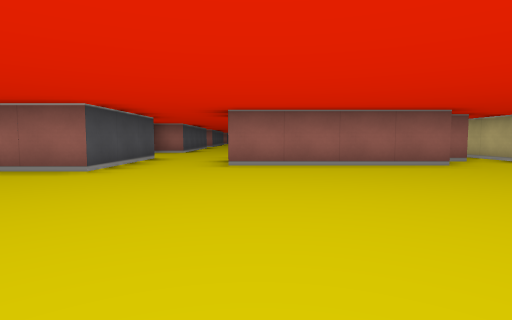
[1] (above)

24 first-person views from a walk through a cub3D ray-caster map. The camera is about half as high as the walls, tilts 4° down and sees 80° across. The floor is counted in squares. Each view is taken from the middle of a square. On the plan, view 1 faces up. The plan holds only what a view shows up to about 9 squares ahead; the rest is blank.

[2]
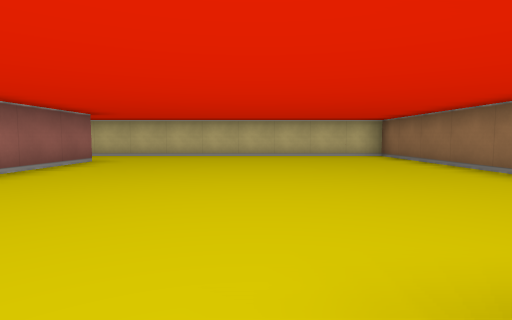

[3]
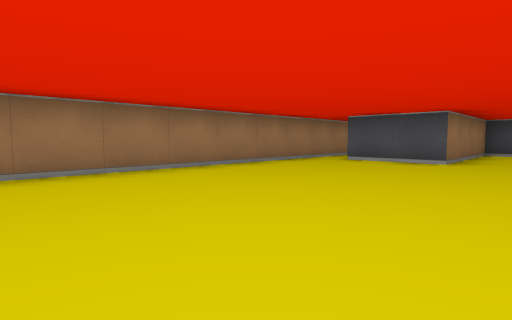

[4]
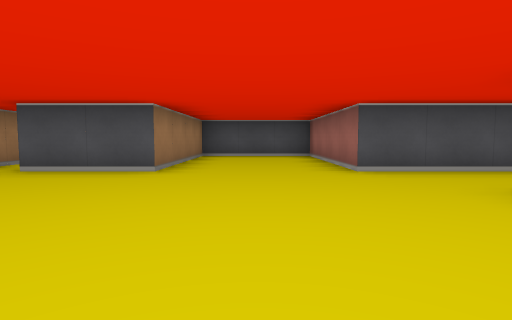

[5]
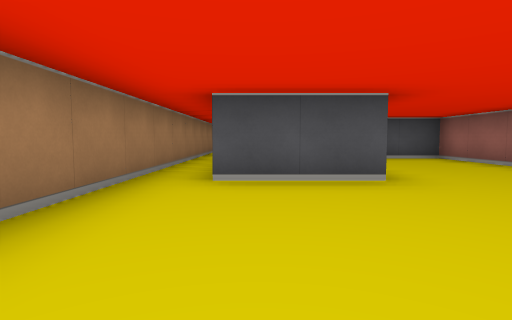

[6]
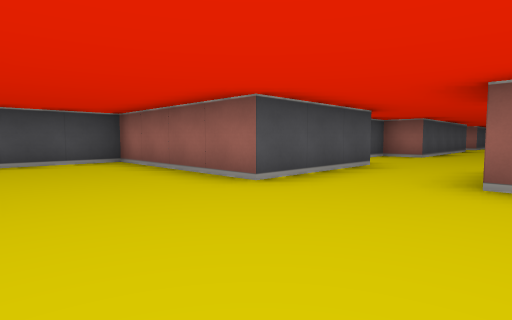

[7]
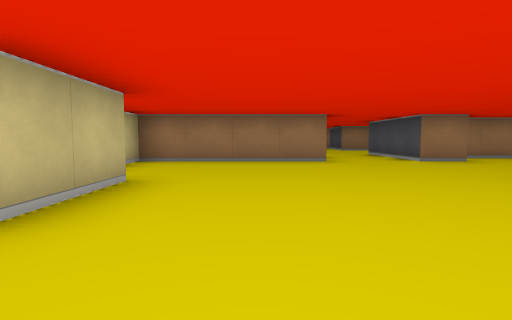

[8]
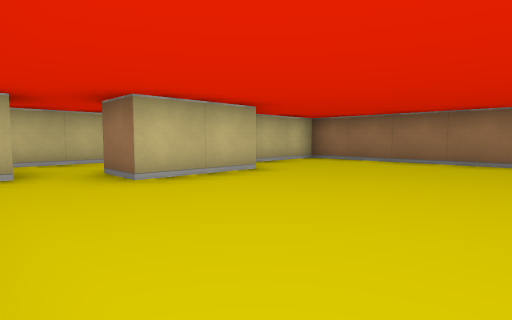

[9]
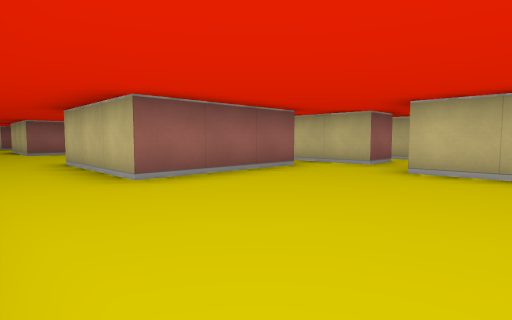

[10]
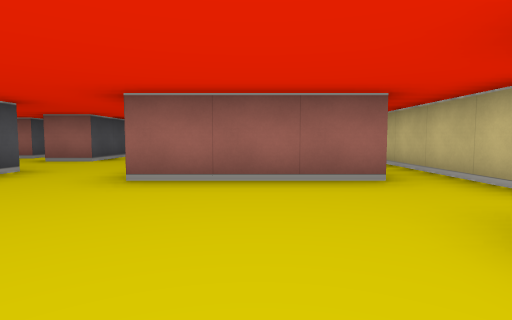

[11]
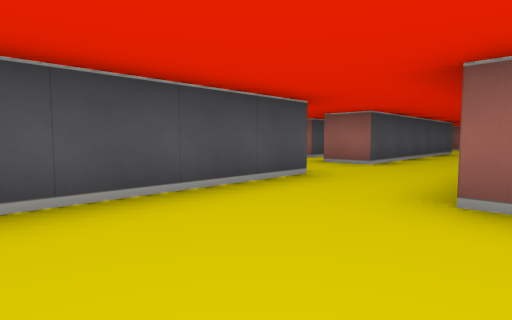

[12]
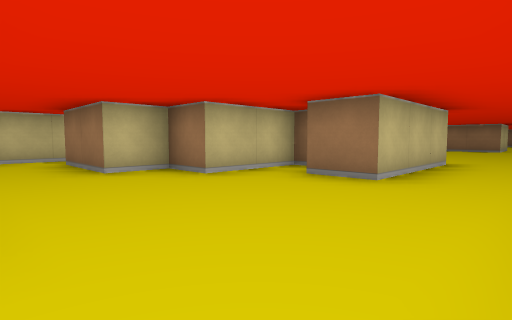

[13]
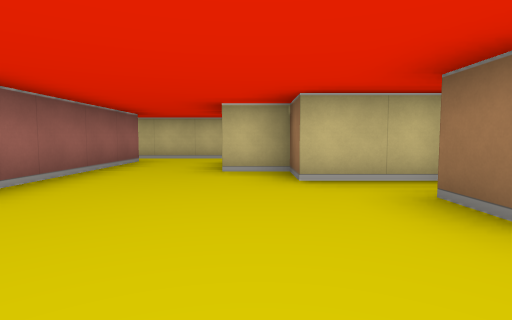

[14]
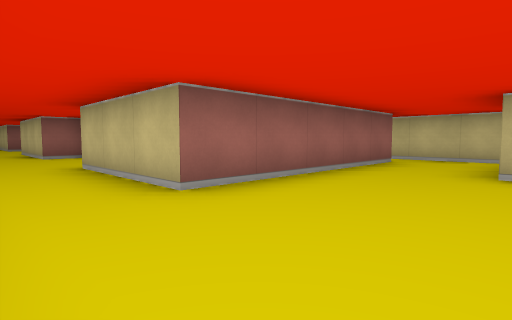

[15]
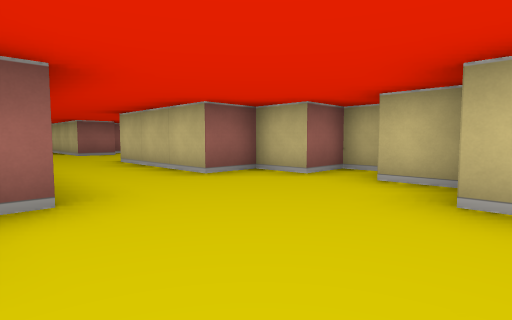

[16]
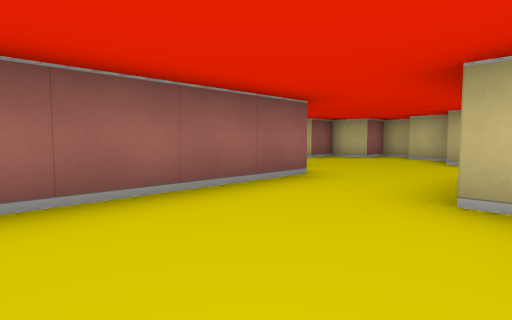

[17]
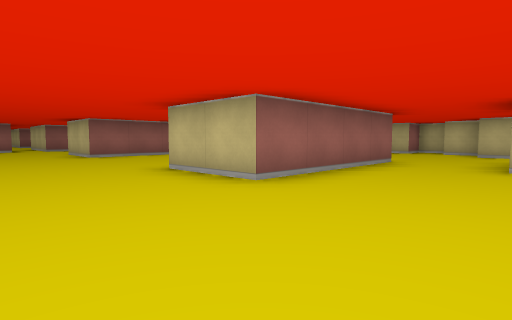

[18]
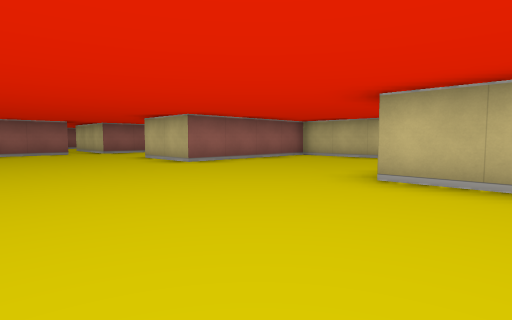

[19]
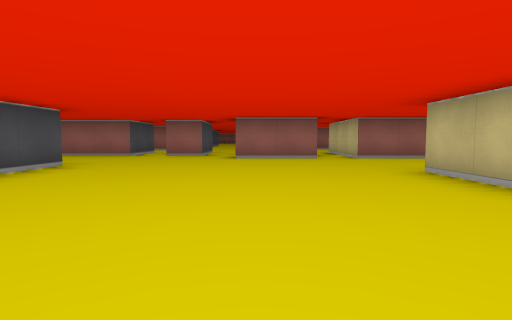

[20]
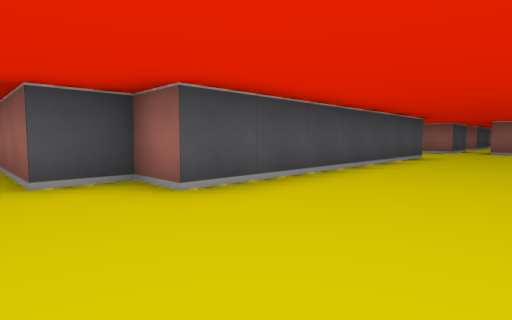

[21]
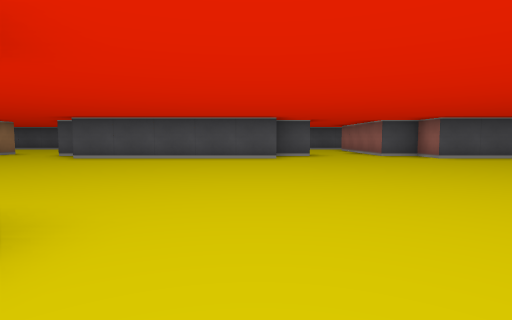

[22]
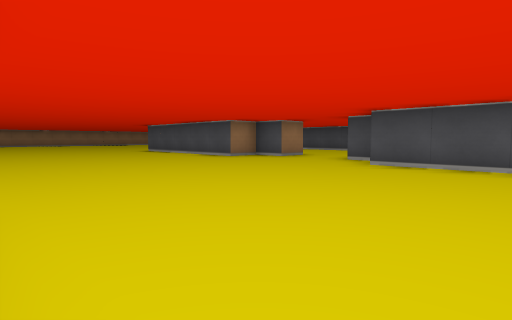

[23]
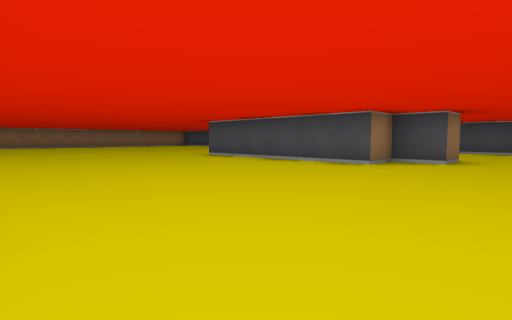

[24]
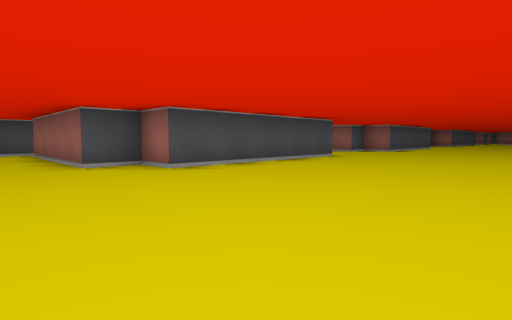

### Floor plan
Ten units are one square. View 1 is at (0, 0); x grows to the right and y downward. Boxes are objects, and circles mark ways between rooms. Rooms are numbered by the first view taken in them; rooms with no view inside come last. Other rooms are left out.
<svg viewBox="-200 -390 260 410">
<path fill="none" stroke="#000" d="M36 -55 -5 -55M-25 -75 -25 -45 -65 -45 -65 -15 -25 -15 -25 5M46 -65 41 -65M-64 15 55 15 55 -65M25 -105 25 -125 35 -125M-6 -75 35 -75 35 -95M35 -135 35 -169M26 -145 -5 -145 -5 -155M-36 -75 -25 -75M-25 -155 -25 -105 -35 -105 -35 -96M15 -164 15 -185 25 -185 25 -195 45 -195M-5 -155 -5 -175 5 -175M-25 -214 -25 -175 -35 -175M46 -215 -5 -215M55 -192 55 -220M55 -118 55 -140M-24 -265 -29 -265M5 -265 5 -275 -5 -275 -5 -305M15 -258 15 -265M-34 -255 -65 -255M5 -246 5 -255M4 -335 -5 -335M-25 -224 -25 -214M-5 -215 -5 -245M-145 -181 -145 -175M-156 -155 -145 -155 -145 -145 -135 -145 -135 -95 -145 -95 -145 -85 -185 -85M-45 -191 -45 -185 -49 -185M-135 -236 -135 -185M-145 -245 -145 -235M-65 -255 -75 -255 -75 -275M-195 -88 -195 -79M-54 -65 -41 -65M-35 -291 -35 -315 -75 -315 -75 -335M-135 -345 -135 -275 -145 -275 -145 -265 -155 -265M-79 15 -64 15M-84 -365 -105 -365M-58 -365 -75 -365M-114 -375 -125 -375M-135 -375 -155 -375"/>
<circle cx="-15" cy="-65" r="3" fill="#2a7"/>
<circle cx="-60" cy="10" r="3" fill="#2a7"/>
<circle cx="-15" cy="-150" r="3" fill="#2a7"/>
<circle cx="-35" cy="-85" r="3" fill="#2a7"/>
<circle cx="-15" cy="-225" r="3" fill="#2a7"/>
<circle cx="-30" cy="-165" r="3" fill="#2a7"/>
<circle cx="-55" cy="-245" r="3" fill="#2a7"/>
<text x="0" y="-20">1</text>
<text x="0" y="-110">2</text>
<text x="10" y="-190">3</text>
<text x="-10" y="-290">4</text>
<text x="-110" y="-170">5</text>
</svg>
Room 1 opens to room 2. Room 1 opens to room 5. Room 2 opens to room 3. Room 2 opens to room 5. Room 3 opens to room 4. Room 3 opens to room 5. Room 4 opens to room 5.

Where each view was taken, in squares from view 1:
view 1: 0 up, 0 right, facing up
view 2: 2 up, 3 left, facing right
view 3: 3 up, 4 right, facing down-left
view 4: 3 up, 2 right, facing left
view 5: 0 up, 1 right, facing left
view 6: 2 up, 0 right, facing up-left
view 7: 14 up, 1 right, facing down
view 8: 14 up, 1 left, facing down-right
view 9: 11 up, 2 left, facing up-right
view 10: 11 up, 1 right, facing up
view 11: 12 up, 0 right, facing up-left
view 12: 21 up, 2 left, facing down-right
view 13: 19 up, 2 left, facing right
view 14: 19 up, 2 left, facing up-right
view 15: 24 up, 3 left, facing up-right
view 16: 23 up, 7 left, facing up-right
view 17: 23 up, 10 left, facing up-right
view 18: 26 up, 11 left, facing up-right
view 19: 29 up, 10 left, facing up
view 20: 26 up, 11 left, facing up-left
view 21: 23 up, 6 left, facing left
view 22: 21 up, 8 left, facing down-left
view 23: 17 up, 8 left, facing down-left
view 24: 7 up, 9 left, facing up-left
